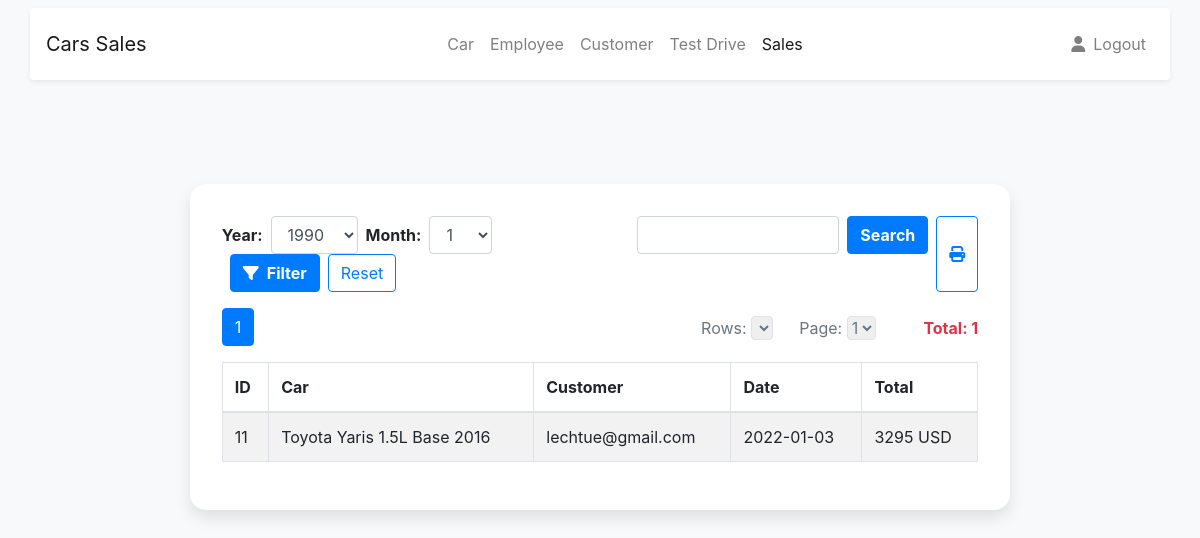
Page /app/staff/sales.php (signed in) on the committed database.
### tables this page shows
CREATE TABLE `sales` (
  `id` int(11) NOT NULL,
  `car` int(20) NOT NULL,
  `customer` int(20) NOT NULL,
  `date` date NOT NULL,
  `price` int(10) NOT NULL
);

CREATE TABLE `car` (
  `id` int(10) NOT NULL,
  `name` varchar(20) NOT NULL,
  `make` varchar(20) NOT NULL,
  `model` varchar(20) NOT NULL,
  `year` int(4) NOT NULL,
  `seat` int(2) NOT NULL,
  `price` int(10) NOT NULL,
  `color` varchar(20) NOT NULL,
  `status` tinyint(1) NOT NULL DEFAULT 1
);

CREATE TABLE `customer` (
  `id` int(20) NOT NULL,
  `email` varchar(20) NOT NULL,
  `first` varchar(20) NOT NULL,
  `last` varchar(20) NOT NULL,
  `password` varchar(40) NOT NULL,
  `tel` int(8) NOT NULL
);

### app/staff/sales.php (the view, shortened to what this page needs)
<?php
if(isset($_SESSION['activestaff']) || isset($_SESSION['activeadmin'])){
    require("../database/connection.php");
    require("../database/paginator.class.php");
    if(isset($_GET["search"]) && $_GET["input"]!='') {
      $x=  $_GET["input"];
      $condition  =  " and ( s.id like '%$x%'
                       or c.name like '%$x%'
                       or c.make like '%$x%'
                       or c.model like '%$x%'
                       or u.email like '%$x%'
                       )";
      $pages = new Paginator;
      $pages->default_ipp = 10;
      $sql_forms = $db->query("select c.name,c.make,c.model,c.year,s.id,s.date,s.price as total, u.email
                                from car c,customer u,sales s
                                where s.car = c.id
                                and s.customer = u.id".$condition);
      $pages->items_total = $sql_forms->rowCount();
      $pages->mid_range = 9;
      $pages->paginate();
      $result =   $db->query("select c.name,c.make,c.model,c.year,s.id,s.date,s.price as total, u.email
                              from car c,customer u,sales s
                              where s.car = c.id
                              and s.customer = u.id".$condition."
                              order by s.date desc ".$pages->limit."");
    }
    else{
    $pages = new Paginator;
    $pages->default_ipp = 10;
    $sql_forms = $db->query("SELECT * FROM sales WHERE 1");
    $pages->items_total = $sql_forms->rowCount();
    $pages->mid_range = 9;
    $pages->paginate();
    $result =   $db->query("select c.name,c.make,c.model,c.year,s.id,s.date,s.price as total, u.email
                            from car c,customer u,sales s
                            where s.car = c.id
                            and s.customer = u.id
                            order by s.date desc ".$pages->limit."");
    }
}
else {
    header("location: index.php");
}
?>
<!DOCTYPE html>
<html lang="en">
<head>
    <link rel="stylesheet" href="https://stackpath.bootstrapcdn.com/bootstrap/4.4.1/css/bootstrap.min.css">
    <link rel="stylesheet" href="../style.css">
</head>
<body class=" bg-light">
    <nav class="navbar navbar-expand-lg navbar-light bg-light ">
        <div class="container shadow-sm p-3 mb-5 bg-white rounded">
          <a class="navbar-brand" href="index.php">
            Cars Sales
          </a>
          <div class="collapse navbar-collapse" id="navbarCollapse">
            <ul class="navbar-nav mx-auto">
              <li class="nav-item ">
                <a class="nav-link" href="dashboard.php?page=1&ipp=2">Car</a>
              </li>
              <li class="nav-item ">
                <a class="nav-link" href="employee.php?page=1&ipp=2">Employee</a>
              </li>
              <li class="nav-item ">
                <a class="nav-link" href="customer.php?page=1&ipp=2">Customer</a>
              </li>
              <li class="nav-item position-static">
                <a class="nav-link" href="testSchedule.php?page=1&ipp=2">Test Drive</a>
              </li>
              <li class="nav-item position-static">
                <a class="nav-link active" href="sales.php?page=1&ipp=2">Sales</a>
              </li>
            </ul>
            <ul class="navbar-nav flex-row">
              <li class="nav-item ml-lg-n4">
                <a class="nav-link" href="profile.php">
                    <i class="fas fa-user"></i>
                </a>
              </li>
              <li class="nav-item ml-lg-n2 ml-3">
                <a class="nav-link" href="../database/logout.php">
                    Logout
                </a>
              </li>
            </ul>
          </div>
        </div>
    </nav>
<div class="mr-sm-5 ml-sm-5">
    <div class="row">
      <div class="col-lg-10 col-xl-9 mx-auto">
        <div class="card card-signin flex-row my-5">
          <div class="card-body">
            <div class="d-flex justify-content-between">
              <div class="d-flex">
              <form method="get" action="sales.php" class="form-inline">
                  <label for="year" class="mr-2 font-weight-bold">Year:</label>
                  <select id="year" name="year" class="form-control">
                  </select>
                  <label for="month" class="mr-2 font-weight-bold ml-2">Month:</label>
                  <select id="month" name="month" class="form-control">
                  </select>
                  <button type="submit" class="btn btn-primary font-weight-bold ml-2"><i class="fas fa-filter mr-2"></i>Filter</button>
                  <button type="button" class="btn btn-outline-primary ml-2" onclick="window.document.location.href='sales.php?page=1&ipp=2'">Reset</button>
              </form>
              <form action="sales.php" method="get">
                <div class="d-flex ml-5">
                  <input name='input' type="text" class="form-control">
                  <button type="submit" name="search" class="btn btn-primary ml-2 font-weight-bold">Search</button>
                </div>
              </form>
              </div>
              <div class="d-flex">
                <button class="btn btn-outline-primary  ml-2 " onclick="print()"><i class="fas fa-print"></i></button>
              </div>
            </div>
            <div class="row marginTop">
                <div class="col-sm-12 paddingLeft pagerfwt">
                    <?php if($pages->items_total > 0) { ?>
                        <?php echo $pages->display_pages();?>
                        <?php echo $pages->display_items_per_page();?>
                        <?php echo $pages->display_jump_menu(); ?>
                    <?php }?>
                </div>
            </div>
            <table class="table table-bordered table-striped">
                <thead>
                    <tr>
                        <th>ID</th>
                        <th>Car</th>
                        <th>Customer</th>
                        <th>Date</th>
                        <th>Total</th>
                    </tr>
                </thead>
                <tbody>
                    <?php $x=[];
                    if($pages->items_total>0){
                        foreach($result as $row){  $x[]=$row;
                    ?>
                    <tr>
                        <td><?php echo $row['id']; ?></td>
                        <td><?php echo $row['make'].' '.$row['name'].' '.$row['model'].' '.$row['year']; ?></td>
                        <td><?php echo $row['email']; ?></td>
                        <td><?php echo $row['date']?></td>
                        <td><?php echo $row['total']?> USD</td>
                    </tr>
                    <?php
                        }
                    }else{?>
                    <tr>
                        <td colspan="6" align="center"><strong>No Record(s) Found!</strong></td>
                    </tr>
                    <?php } ?>
                </tbody>
            </table>
          </div>
        </div>
      </div>
    </div>
  </div>
</body>
</html>

### app/style.css (style rules this page uses)
:root { --input-padding-x: 1.5rem; --input-padding-y: .75rem; }
.card-signin { border: 0; border-radius: 1rem; box-shadow: 0 0.5rem 1rem 0 rgba(0, 0, 0, 0.1); }
.card-signin .card-body { padding: 2rem; }

### rows in the picture
sales: id "11", car.make "Toyota", car.name "Yaris", car.model "1.5L Base", car.year "2016", customer.email "lechtue@gmail.com", date "2022-01-03", price "3295"

### other values in the picture
$this->items_total "1"
form field value "1"
